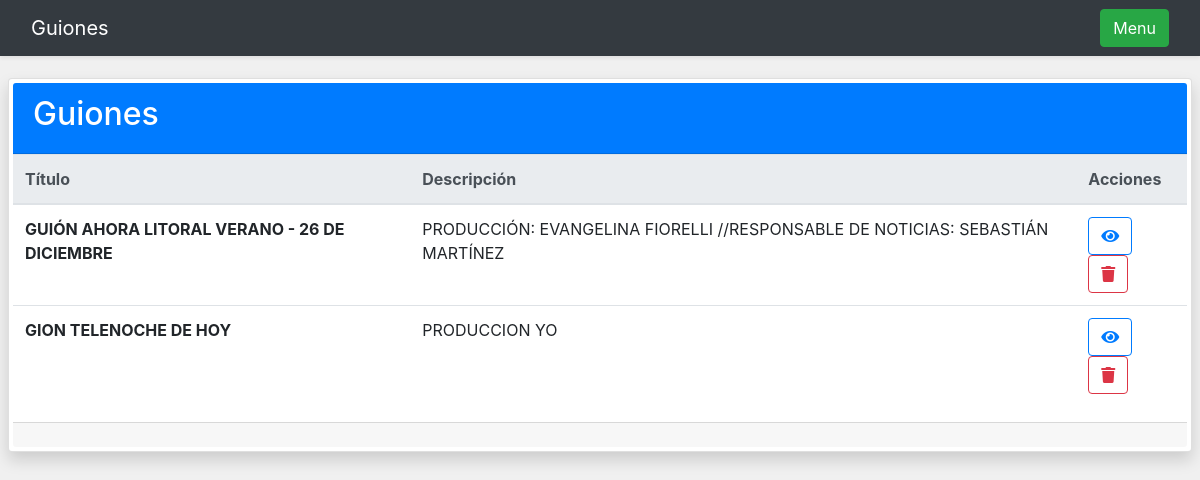
Page /listado_guiones on the earlier database version.
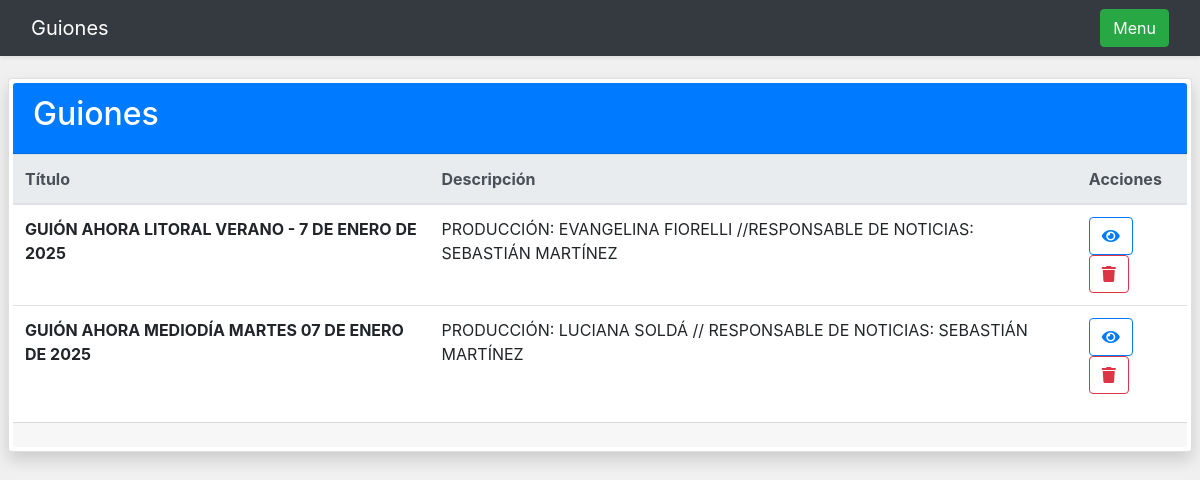
Same page on the later database version.
### app/models.py (models this page shows)
class Guion(db.Model):
    __tablename__ = 'guion'
    id = db.Column(db.Integer, primary_key=True)
    nombre = db.Column(db.String(200), nullable=False)
    descripcion = db.Column(db.String(500), nullable=False)
    textos = db.relationship('Texto', backref='guion', lazy=True)

### app/routes/guiones.py (the view)
@guiones_bp.route('/listado_guiones')
def listado_guiones():
    guiones = Guion.query.all()
    return render_template('listado_guiones.html', guiones=guiones)

### app/templates/listado_guiones.html (shortened to what this page needs)
{% extends "base.html" %}
{% block extra_script %}
    <link rel="stylesheet" href="{{ url_for('static', filename='css/@fortawesome/fontawesome-free/css/all.min.css') }}">
{% endblock extra_script %}
{% block body %}
    <nav class="navbar navbar-expand-lg navbar-dark bg-dark fixed-top shadow-sm">
        <div class="container-fluid">
            <a class="navbar-brand" href="#">Guiones</a>
                <a href="/">
                    <button class="btn btn-success">Menu</button>
                </a>
            </div>
    </nav>
    <div class="card shadow p-1 m-2 rounded">
        <div class="card-header text-white bg-primary">
            <h2>Guiones</h2>
        </div>
        <div class="card-body p-0 m-0">
            <table class="table table-hover">
                <thead class="thead-light">
                <tr>
                    <th>Título</th>
                    <th>Descripción</th>
                    <th>Acciones</th>
                </tr>
                </thead>
                <tbody>
                {% for guion in guiones %}
                    <tr>
                        <td><strong>{{ guion.nombre }}</strong></td>
                        <td>{{ guion.descripcion }}</td>
                        <td>
                            <a href="{{ url_for('guiones.ver_guion', id=guion.id) }}">
                                <button class="btn btn-outline-primary"><i class="fas fa-eye"></i></button>
                            </a>
                            <button class="btn btn-outline-danger" onclick="borrarGuion({{ guion.id }})"><i
                                    class="fas fa-trash"></i></button>
                        </td>
                    </tr>
                {% endfor %}
                </tbody>
            </table>
        </div>
        <div class="card-footer">
        </div>
    </div>
{% endblock body %}

Differences in the rows shown:
removed Guion: nombre "GION TELENOCHE DE HOY", descripcion "PRODUCCION YO"
changed Guion "PRODUCCIÓN: EVANGELINA FIORELLI //RESPONSABLE DE NOTICIAS: SEBASTIÁN MARTÍNEZ": nombre "GUIÓN AHORA LITORAL VERANO - 26 DE DICIEMBRE" → "GUIÓN AHORA LITORAL VERANO - 7 DE ENERO DE 2025"
added Guion: nombre "GUIÓN AHORA MEDIODÍA MARTES 07 DE ENERO DE 2025", descripcion "PRODUCCIÓN: LUCIANA SOLDÁ // RESPONSABLE DE NOTICIAS: SEBASTIÁN MARTÍNEZ"
